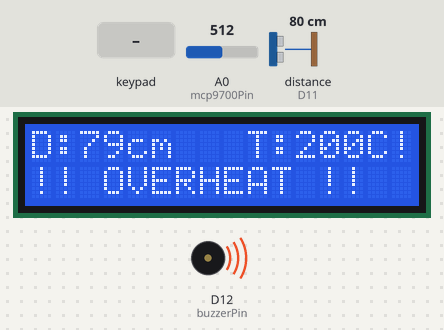
Recording of a sketch running on a simulated Arduino Uno R4 WiFi. On the bench: 16×2 character LCD, buzzer (waves = sounding, pin HIGH). Wiring (inferred from the names in the program): ultrasonic range finder: trigger D10; echo D11; 4×4 keypad with keys 1 2 3 A 4 5 6 B 7 8 9 C * 0 # D: rows D9, D8, D7, D6; columns D5, D4, D3, D2. The test bench sets the inputs (shaded band); at power-on: A0 (mcp9700Pin) = 512, distance to the obstacle (sensor on D11) 80 cm. The echo pulse lasts 58.3 µs per cm; WiFi joins after 1.5 s; servers stay silent unless stated; pins used as bus, display or sensor lines are not drawn; what the sketch prints to the serial monitor is not drawn.

Above: at 3.8 s.
3.9 s: keypad keys 5 7 3 0 4 2 8 9 A pressed 0.4 s apart
At 6.1 s:
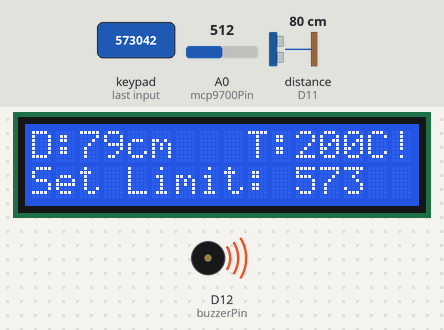
9.9 s: A0 (mcp9700Pin) set to 262
At 11.2 s:
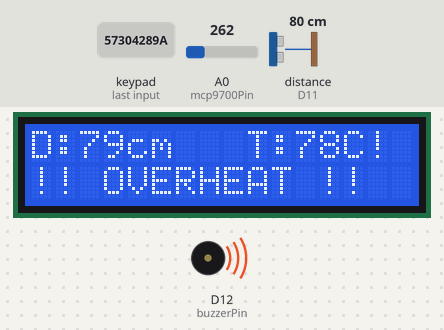
11.5 s: A0 (mcp9700Pin) set to 235
At 12.3 s:
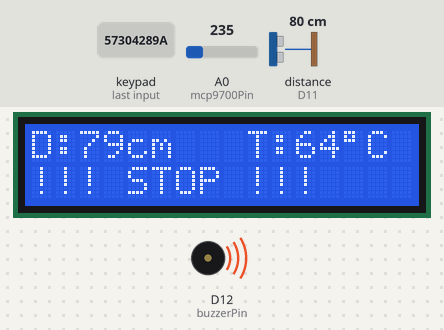
13.0 s: key '1' pressed
At 14.4 s:
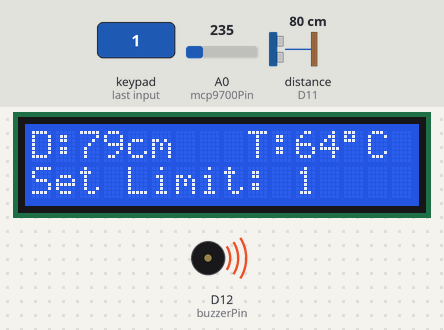
14.8 s: key 'A' pressed
At 17.4 s:
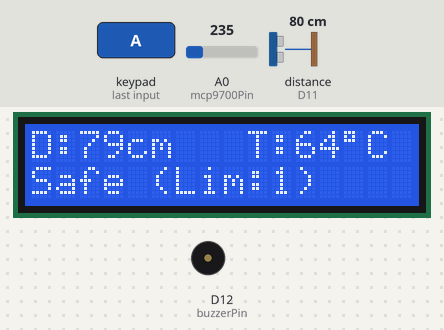
17.7 s: keypad keys 5 7 3 0 4 2 8 9 pressed 0.4 s apart
At 19.8 s:
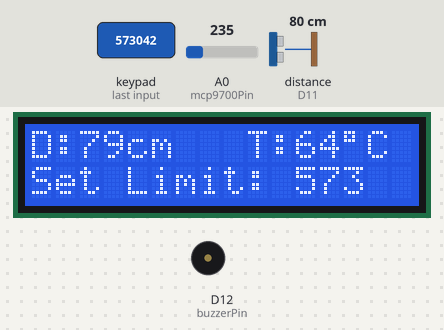
Timing chart, 0 to 21.3 s (numbered marks = the images above; inputs shaded):
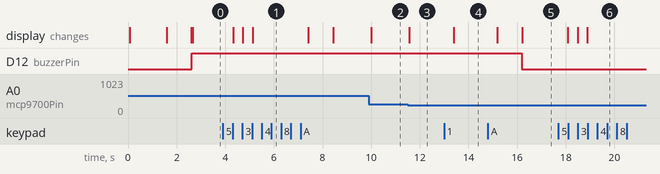

The sketch:

main.ino
```cpp
#include <Wire.h>
#include <LiquidCrystal_I2C.h>
#include <WiFiS3.h>

const char* ssid = "121014_KMITL_2.4G";
const char* password = "57304289";

String apiKey = "IUW2T0X8XD2GQAC1";
const char* server = "api.thingspeak.com";

WiFiClient client;

LiquidCrystal_I2C lcd(0x27, 16, 2);

const int trigPin = 10;
const int echoPin = 11;
int warningDistance = 30;

const int mcp9700Pin = A0;
const int maxTempLimit = 70;
float currentTemp = 0.0;
unsigned long lastTempRead = 0;

const int buzzerPin = 12;

const byte ROWS = 4;
const byte COLS = 4;
char keys[ROWS][COLS] = {
  {'1','2','3','A'},
  {'4','5','6','B'},
  {'7','8','9','C'},
  {'*','0','#','D'}
};
byte rowPins[ROWS] = {9, 8, 7, 6};
byte colPins[COLS] = {5, 4, 3, 2};

String inputBuffer = "";

unsigned long lastThingSpeakUpdate = 0;
const unsigned long thingspeakInterval = 15000;

void setup() {
  Serial.begin(9600);

  lcd.init();
  lcd.backlight();
  lcd.setCursor(0, 0);
  lcd.print("Connecting WiFi.");

  WiFi.begin(ssid, password);
  while (WiFi.status() != WL_CONNECTED) {
    delay(500);
    Serial.print(".");
    lcd.print(".");
  }

  lcd.clear();
  lcd.print("WiFi Connected!");
  delay(1000);
  lcd.clear();

  pinMode(trigPin, OUTPUT);
  pinMode(echoPin, INPUT);
  pinMode(buzzerPin, OUTPUT);
  digitalWrite(buzzerPin, LOW);

  for (int i = 0; i < ROWS; i++) pinMode(rowPins[i], INPUT_PULLUP);
  for (int i = 0; i < COLS; i++) pinMode(colPins[i], INPUT);
}

void loop() {
  currentTemp = readTemperature();

  int currentDistance = getDistance();

  char key = getCustomKey();

  if (key) {
    if (key >= '0' && key <= '9') {
      if (inputBuffer.length() < 3) {
        inputBuffer += key;
      }
    }
    else if (key == 'A') {
      if (inputBuffer.length() > 0) {
        warningDistance = inputBuffer.toInt();
        inputBuffer = "";
        lcd.clear();
        lcd.print("Set Limit: Saved!");
        delay(1000);
        lcd.clear();
      }
    }
    else if (key == 'C') {
      inputBuffer = "";
    }
  }

  bool isTempOverheat = (currentTemp >= maxTempLimit);
  bool isTooClose = (currentDistance <= warningDistance);

  if (isTempOverheat || isTooClose) {
    digitalWrite(buzzerPin, HIGH);
  } else {
    digitalWrite(buzzerPin, LOW);
  }

  lcd.setCursor(0, 0);
  lcd.print("D:");
  lcd.print(currentDistance);
  lcd.print("cm ");

  lcd.setCursor(9, 0);
  lcd.print("T:");
  lcd.print((int)currentTemp);
  if (isTempOverheat) {
    lcd.print("C! ");
  } else {
    lcd.print((char)223);
    lcd.print("C  ");
  }

  lcd.setCursor(0, 1);
  if (inputBuffer.length() > 0) {
    lcd.print("Set Limit: ");
    lcd.print(inputBuffer);
    lcd.print("  ");
  }
  else if (isTempOverheat) {
    lcd.print("!! OVERHEAT !!  ");
  }
  else if (isTooClose) {
    lcd.print("!!! STOP !!!    ");
  }
  else {
    lcd.print("Safe (Lim:");
    lcd.print(warningDistance);
    lcd.print(") ");
  }

  if (millis() - lastThingSpeakUpdate >= thingspeakInterval) {
    lastThingSpeakUpdate = millis();

    int liveDist = getDistance();
    float liveTemp = readTemperature();

    sendDataToThingSpeak(liveDist, liveTemp);
  }

  delay(100);
}

float readTemperature() {
  long sumRaw = 0;
  for (int i = 0; i < 10; i++) {
    sumRaw += analogRead(mcp9700Pin);
    delay(2);
  }
  float avgRaw = sumRaw / 10.0;
  float voltage = avgRaw * (5.0 / 1023.0);
  return (voltage - 0.5) * 100.0;
}

void sendDataToThingSpeak(int distance, float temp) {
  if (client.connect(server, 80)) {
    String url = "/update?api_key=" + apiKey +
                 "&field1=" + String(distance) +
                 "&field2=" + String(temp) +
                 "&field3=" + String(warningDistance);

    client.print(String("GET ") + url + " HTTP/1.1\r\n" +
                 "Host: api.thingspeak.com\r\n" +
                 "Connection: close\r\n\r\n");

    Serial.print("-> Sent to ThingSpeak | Dist: ");
    Serial.print(distance);
    Serial.print(" cm, Temp: ");
    Serial.print(temp);
    Serial.print(" C, Limit: ");
    Serial.println(warningDistance);
  } else {
    Serial.println("-> Connection to ThingSpeak Failed!");
  }
  client.stop();
}

int getDistance() {
  digitalWrite(trigPin, LOW);
  delayMicroseconds(2);
  digitalWrite(trigPin, HIGH);
  delayMicroseconds(10);
  digitalWrite(trigPin, LOW);
  long duration = pulseIn(echoPin, HIGH, 30000);
  if (duration == 0) return 999;
  return duration * 0.034 / 2;
}

char getCustomKey() {
  char pressedKey = '\0';
  for (int c = 0; c < COLS; c++) {
    pinMode(colPins[c], OUTPUT);
    digitalWrite(colPins[c], LOW);

    for (int r = 0; r < ROWS; r++) {
      if (digitalRead(rowPins[r]) == LOW) {
        pressedKey = keys[r][c];
        delay(250);
      }
    }
    pinMode(colPins[c], INPUT);
  }
  return pressedKey;
}
```

Measured:
- the behaviour switches between 246 and 245 on A0 (mcp9700Pin) (found by bisection; images 2 and 3)
- after the input at 3.9 s, the display: first changes after 0.42 s (image 1 shows a later state)
- after the input at 9.9 s, the display: changes after 0.11 s (image 2)
- after the input at 11.5 s, the display: changes after 0.07 s (image 3)
- after the input at 13.0 s, the display: changes after 0.39 s (image 4)
- after the input at 14.8 s, D12 (buzzerPin): HIGH → LOW after 1.4 s; the display: first changes after 0.38 s (image 5 shows a later state)
- after the input at 17.7 s, the display: first changes after 0.38 s (image 6 shows a later state)
